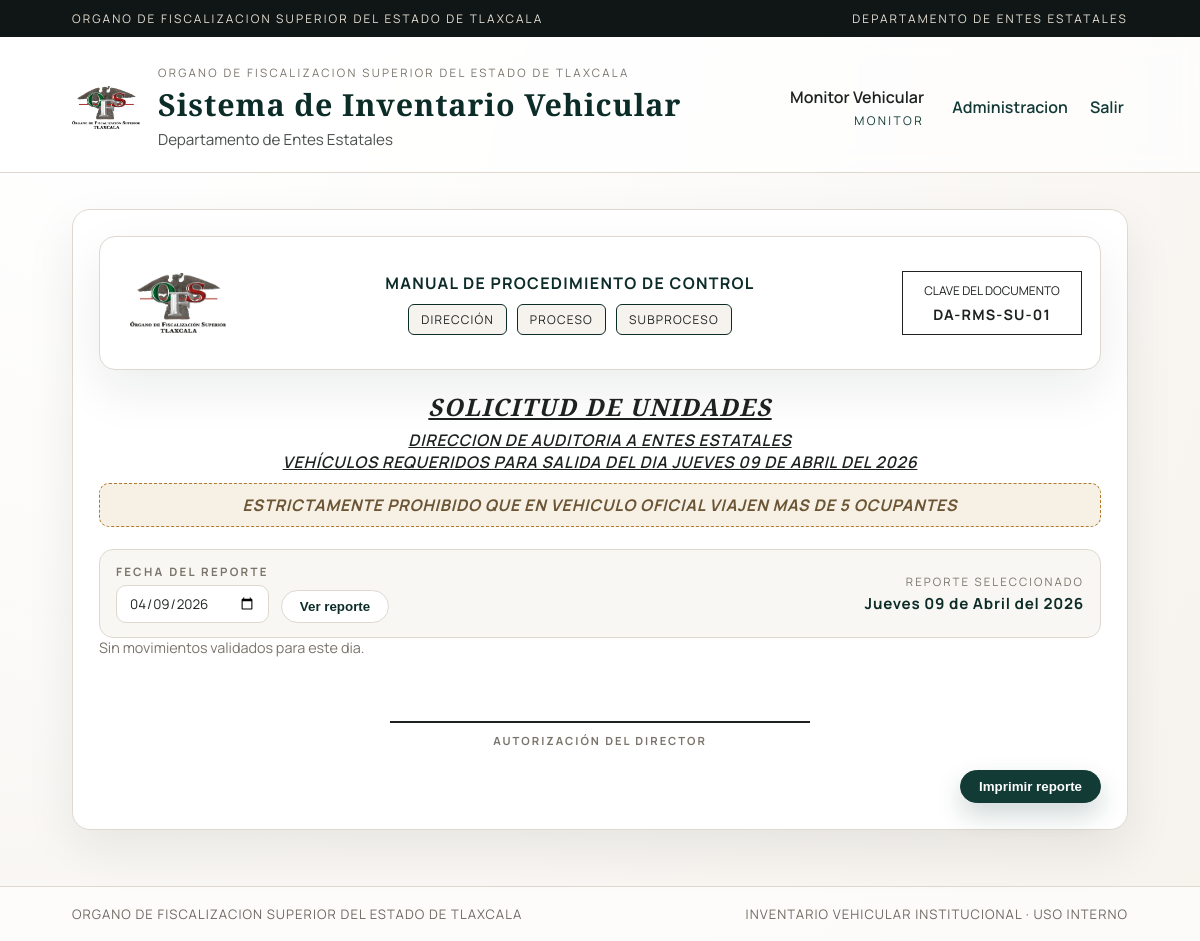
Page /reporte-diario (signed in) on the earlier database version.
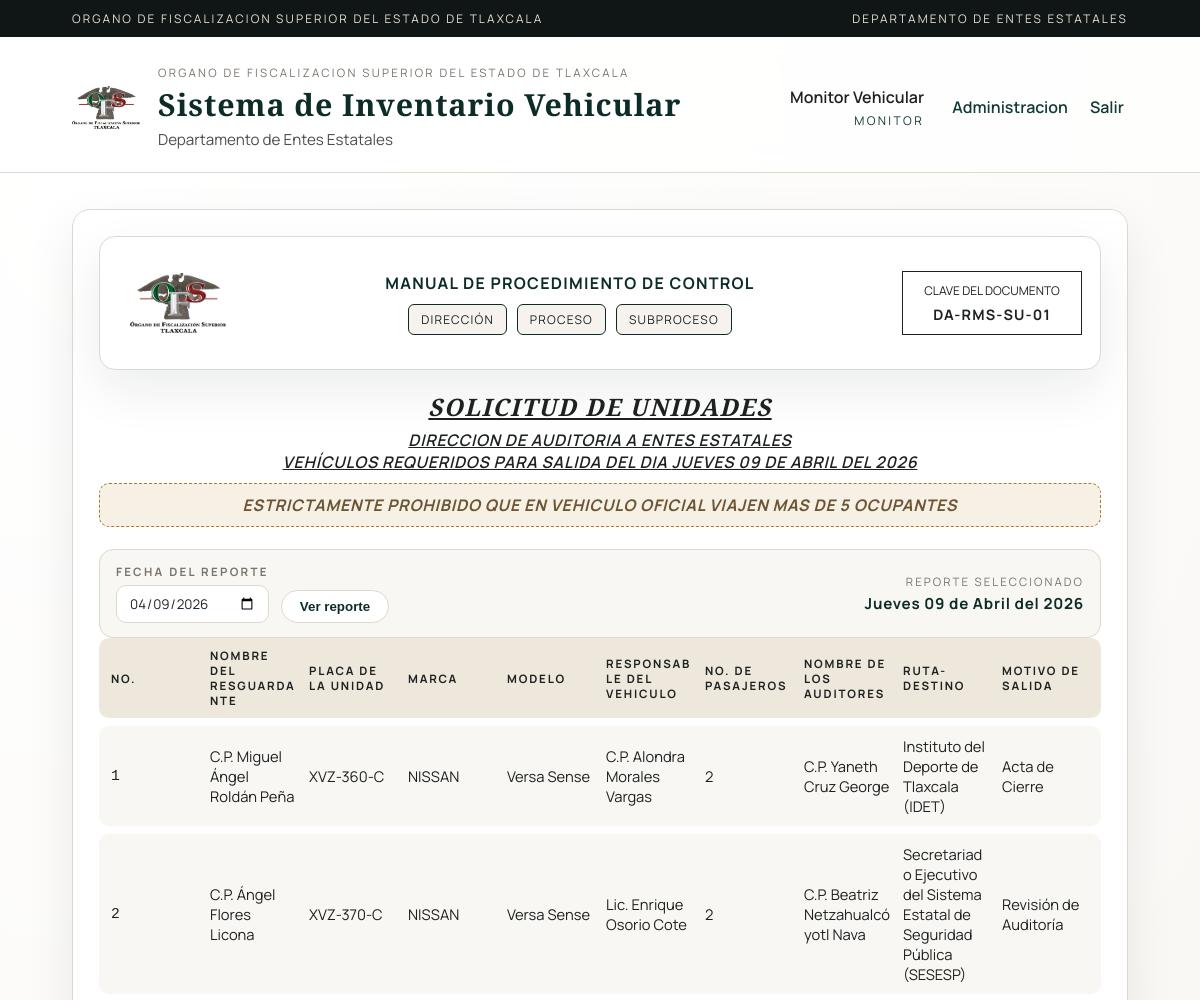
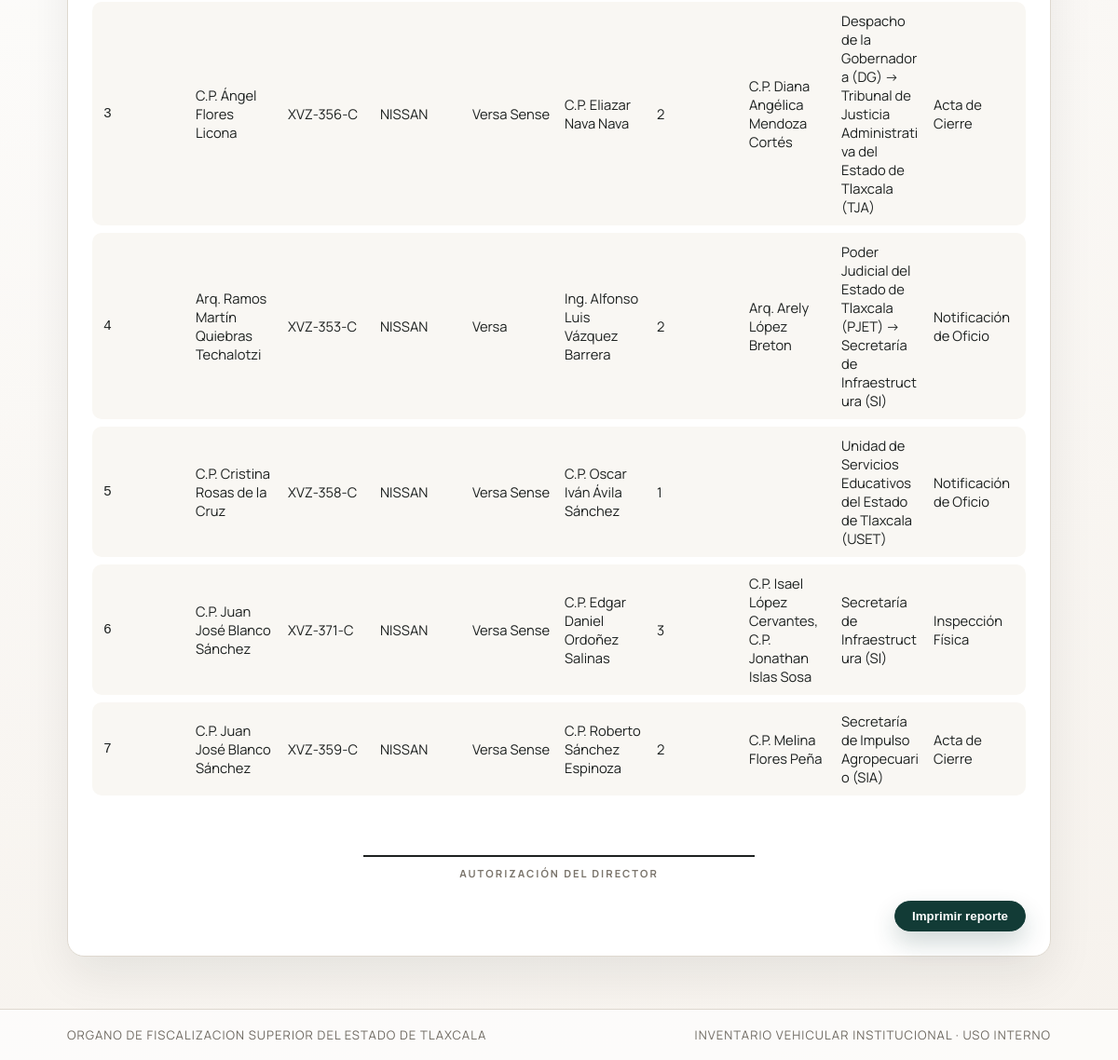
Same page on the later database version (2 pictures, top to bottom).
### tables this page shows
CREATE TABLE "movimientos" (
                    id INTEGER PRIMARY KEY AUTOINCREMENT,
                    folio TEXT UNIQUE NOT NULL,
                    usuario_id INTEGER NOT NULL,
                    ente_clave TEXT NOT NULL,
                    fecha_solicitud TEXT NOT NULL,
                    fecha_entrega TEXT,
                    fecha_devolucion TEXT,
                    cantidad INTEGER NOT NULL,
                    receptor_nombre TEXT NOT NULL,
                    firma_recepcion TEXT,
                    devuelto INTEGER DEFAULT 0,
                    observaciones TEXT,
                    resguardante_nombre TEXT,
                    resguardante_id INTEGER,
                    placa_unidad TEXT,
                    marca TEXT,
                    modelo TEXT,
                    responsable_vehiculo TEXT,
                    vehiculo_id INTEGER,
                    responsable_id INTEGER,
                    no_pasajeros INTEGER,
                    ruta_destino TEXT,
                    motivo_salida TEXT,
                    created_at TIMESTAMP DEFAULT CURRENT_TIMESTAMP, es_emergencia INTEGER DEFAULT 0,
                    FOREIGN KEY(usuario_id) REFERENCES usuarios(id),
                    FOREIGN KEY(vehiculo_id) REFERENCES vehiculos(id)
                );

### app.py (the view)
    @app.route("/reporte-diario")
    def reporte_diario():
        if not session.get("autenticado"):
            return redirect(url_for("login"))
        if session.get("rol") not in {"monitor", "admin"}:
            return redirect(url_for("dashboard"))
        fecha = _normalizar_fecha_solicitud(request.args.get("fecha"))
        movimientos = db_manager.listar_movimientos_entregados(
            session.get("usuario_id"),
            fecha,
        )
        fecha_larga = _fecha_larga_es(fecha)
        return render_template(
            "reporte_diario.html",
            movimientos=movimientos,
            fecha_larga=fecha_larga,
            fecha=fecha,
            can_print=True,
        )

### app.py (called while the page is built)
def _normalizar_fecha_solicitud(fecha_txt: Optional[str]) -> str:
    if not fecha_txt:
        return date.today().isoformat()
    try:
        return datetime.strptime(fecha_txt, "%Y-%m-%d").date().isoformat()
    except ValueError:
        return date.today().isoformat()

def _fecha_larga_es(fecha_iso: str) -> str:
    if not fecha_iso:
        return ""
    try:
        fecha = datetime.strptime(fecha_iso, "%Y-%m-%d").date()
    except ValueError:
        return fecha_iso
    dias = [
        "Lunes",
        "Martes",
        "Miercoles",
        "Jueves",
        "Viernes",
        "Sabado",
        "Domingo",
    ]
    meses = [
        "Enero",
        "Febrero",
        "Marzo",
        "Abril",
        "Mayo",
        "Junio",
        "Julio",
        "Agosto",
        "Septiembre",
        "Octubre",
        "Noviembre",
        "Diciembre",
    ]
    return f"{dias[fecha.weekday()]} {fecha.day:02d} de {meses[fecha.month - 1]} del {fecha.year}"

### scripts/utils.py (called while the page is built)
    def _connect(self):
        conn = sqlite3.connect(self.db_path, timeout=10)
        conn.row_factory = sqlite3.Row
        return conn

### templates/reporte_diario.html (shortened to what this page needs)
{% extends "base.html" %}
{% block content %}
{% set movimientos_len = movimientos|length if movimientos else 0 %}
<section class="card report{% if movimientos_len >= 16 %} report-ultra{% elif movimientos_len > 10 %} report-compact{% elif movimientos_len > 5 %} report-tight{% endif %}">
  <div class="report-doc-header">
    <div class="report-doc-logo">
      <img src="{{ url_for('static', filename='img/logo.png') }}" alt="Logo institucional">
    </div>
    <div class="report-doc-title">
      <div class="report-doc-name">MANUAL DE PROCEDIMIENTO DE CONTROL</div>
      <div class="report-doc-tags">
        <span class="report-doc-tag">Dirección</span>
        <span class="report-doc-tag">Proceso</span>
        <span class="report-doc-tag">Subproceso</span>
      </div>
    </div>
    <div class="report-doc-key">
      <span>Clave del documento</span>
      <strong>DA-RMS-SU-01</strong>
    </div>
  </div>
  <div class="report-header">
    <h2>SOLICITUD DE UNIDADES</h2>
    <p class="report-subtitle">DIRECCION DE AUDITORIA A ENTES ESTATALES</p>
    <p class="report-subtitle">VEHÍCULOS REQUERIDOS PARA SALIDA DEL DIA {{ fecha_larga }}</p>
    <p class="report-warning">ESTRICTAMENTE PROHIBIDO QUE EN VEHICULO OFICIAL VIAJEN MAS DE 5 OCUPANTES</p>
  </div>
  <div class="actions report-actions report-filter">
    <form method="get" action="{{ url_for('reporte_diario') }}" class="report-filter-form">
      <label class="report-filter-field">
        <span>Fecha del reporte</span>
        <input class="date-input" type="date" name="fecha" value="{{ fecha }}" required>
      </label>
      <button class="btn ghost" type="submit">Ver reporte</button>
    </form>
    <div class="report-filter-chip">
      <span>Reporte seleccionado</span>
      <strong>{{ fecha_larga }}</strong>
    </div>
  </div>
  {% if movimientos %}
  <div class="table table-10">
    <div class="table-row header">
      <span class="center-print">No.</span>
      <span>Nombre del resguardante</span>
      <span class="center-print">Placa de la unidad</span>
      <span class="center-print">Marca</span>
      <span class="center-print">Modelo</span>
      <span>Responsable del vehiculo</span>
      <span class="center-print">No. de pasajeros</span>
      <span>Nombre de los auditores</span>
      <span>Ruta-destino</span>
      <span>Motivo de salida</span>
    </div>
    {% for mov in movimientos %}
    {% set no_pasajeros = (mov.no_pasajeros or 0) | int %}
    <div class="table-row">
      <span class="mono center-print">{{ loop.index }}</span>
      <span>{{ mov.resguardante_nombre or "No registrado" }}</span>
      <span class="center-print">{{ mov.placa_unidad }}</span>
      <span class="center-print">{{ mov.marca }}</span>
      <span class="center-print">{{ mov.modelo }}</span>
      <span>{{ mov.responsable_vehiculo }}</span>
      <span class="center-print">{{ no_pasajeros + 1 }}</span>
      {% if no_pasajeros > 0 %}
      <span>{{ mov.pasajeros_nombres or "No registrados" }}</span>
      {% else %}
      <span></span>
      {% endif %}
      <span>{{ mov.ruta_destino }}</span>
      <span>{{ mov.motivo_salida }}</span>
    </div>
    {% endfor %}
  </div>
  {% else %}
  <p class="empty">Sin movimientos validados para este dia.</p>
  {% endif %}
  <div class="signature">
    <div class="signature-line"></div>
    <span class="report-label">Autorización del Director</span>
  </div>
  {% if can_print %}
  <div class="actions report-actions">
    <button class="btn primary" type="button" onclick="window.print()">Imprimir reporte</button>
  </div>
  {% else %}
  <div class="alert">Solo el administrador puede imprimir este reporte.</div>
  {% endif %}
</section>
{% endblock %}

### templates/base.html (shortened to what this page needs)
<!doctype html>
<html lang="es">
  <head>
    <link rel="stylesheet" href="{{ url_for('static', filename='css/style.css') }}">
  </head>
  <body>
    <div class="page">
      <div class="gov-topbar">
        <span>Organo de Fiscalizacion Superior del Estado de Tlaxcala</span>
        <span>Departamento de Entes Estatales</span>
      </div>
      <header class="gov-header">
        <div class="brand">
          <img class="brand-logo" src="{{ url_for('static', filename='img/logo.png') }}" alt="Organo de Fiscalizacion Superior del Estado de Tlaxcala">
          <div class="brand-text">
            <span class="brand-overline">Organo de Fiscalizacion Superior del Estado de Tlaxcala</span>
            <h1>Sistema de Inventario Vehicular</h1>
            <p>Departamento de Entes Estatales</p>
          </div>
        </div>
        {% if session.get('autenticado') %}
        <div class="user-area">
          <div class="user-chip">
            <span class="user-name">{{ session.get('nombre') }}</span>
            <span class="user-role">
              {% if session.get('rol') == 'admin' %}
                ADMINISTRADOR
              {% elif session.get('rol') == 'monitor' %}
                MONITOR
              {% else %}
                USUARIO
              {% endif %}
            </span>
          </div>
          <nav class="nav-links">
            {% if session.get('rol') in ['admin', 'monitor'] %}
            <a href="{{ url_for('admin') }}">Administracion</a>
            {% else %}
            <a href="{{ url_for('dashboard') }}">Solicitud</a>
            {% endif %}
            <a href="{{ url_for('logout') }}">Salir</a>
          </nav>
        </div>
        {% endif %}
      </header>
      <main class="content">
        <div class="content-inner">
          {% block content %}{% endblock %}
        </div>
      </main>
      <footer class="footer">
        <span>Organo de Fiscalizacion Superior del Estado de Tlaxcala</span>
        <span>Inventario vehicular institucional · Uso interno</span>
      </footer>
    </div>
  </body>
</html>

Differences in the rows shown:
added movimientos: resguardante_nombre "C.P. Miguel Ángel Roldán Peña", placa_unidad "XVZ-360-C", marca "NISSAN", modelo "Versa Sense", responsable_vehiculo "C.P. Alondra Morales Vargas", no_pasajeros "2", pasajeros_nombres "C.P. Yaneth Cruz George", ruta_destino "Instituto del Deporte de Tlaxcala (IDET)", motivo_salida "Acta de Cierre"
added movimientos: resguardante_nombre "C.P. Ángel Flores Licona", placa_unidad "XVZ-370-C", marca "NISSAN", modelo "Versa Sense", responsable_vehiculo "Lic. Enrique Osorio Cote", no_pasajeros "2", pasajeros_nombres "C.P. Beatriz Netzahualcóyotl Nava", ruta_destino "Secretariado Ejecutivo del Sistema Estatal de Seguridad Pública (SESESP)", motivo_salida "Revisión de Auditoría"
added movimientos: resguardante_nombre "C.P. Ángel Flores Licona", placa_unidad "XVZ-356-C", marca "NISSAN", modelo "Versa Sense", responsable_vehiculo "C.P. Eliazar Nava Nava", no_pasajeros "2", pasajeros_nombres "C.P. Diana Angélica Mendoza Cortés", ruta_destino "Despacho de la Gobernadora (DG) -> Tribunal de Justicia Administrativa del Estado de Tlaxcala (TJA)", motivo_salida "Acta de Cierre"
added movimientos: resguardante_nombre "Arq. Ramos Martín Quiebras Techalotzi", placa_unidad "XVZ-353-C", marca "NISSAN", modelo "Versa", responsable_vehiculo "Ing. Alfonso Luis Vázquez Barrera", no_pasajeros "2", pasajeros_nombres "Arq. Arely López Breton", ruta_destino "Poder Judicial del Estado de Tlaxcala (PJET) -> Secretaría de Infraestructura (SI)", motivo_salida "Notificación de Oficio"
added movimientos: resguardante_nombre "C.P. Cristina Rosas de la Cruz", placa_unidad "XVZ-358-C", marca "NISSAN", modelo "Versa Sense", responsable_vehiculo "C.P. Oscar Iván Ávila Sánchez", no_pasajeros+1 "1", ruta_destino "Unidad de Servicios Educativos del Estado de Tlaxcala (USET)", motivo_salida "Notificación de Oficio"
added movimientos: resguardante_nombre "C.P. Juan José Blanco Sánchez", placa_unidad "XVZ-371-C", marca "NISSAN", modelo "Versa Sense", responsable_vehiculo "C.P. Edgar Daniel Ordoñez Salinas", no_pasajeros "3", pasajeros_nombres "C.P. Isael López Cervantes, C.P. Jonathan Islas Sosa", ruta_destino "Secretaría de Infraestructura (SI)", motivo_salida "Inspección Física"
added movimientos: resguardante_nombre "C.P. Juan José Blanco Sánchez", placa_unidad "XVZ-359-C", marca "NISSAN", modelo "Versa Sense", responsable_vehiculo "C.P. Roberto Sánchez Espinoza", no_pasajeros "2", pasajeros_nombres "C.P. Melina Flores Peña", ruta_destino "Secretaría de Impulso Agropecuario (SIA)", motivo_salida "Acta de Cierre"
Other differences:
text no longer shown: "Sin movimientos validados para este dia."
text now shown: "NO. NOMBRE DEL RESGUARDANTE PLACA DE LA UNIDAD MARCA MODELO RESPONSABLE DEL VEHICULO NO. DE PASAJEROS NOMBRE DE LOS AUDITORES RUTA-DESTINO MOTIVO DE SALIDA"
